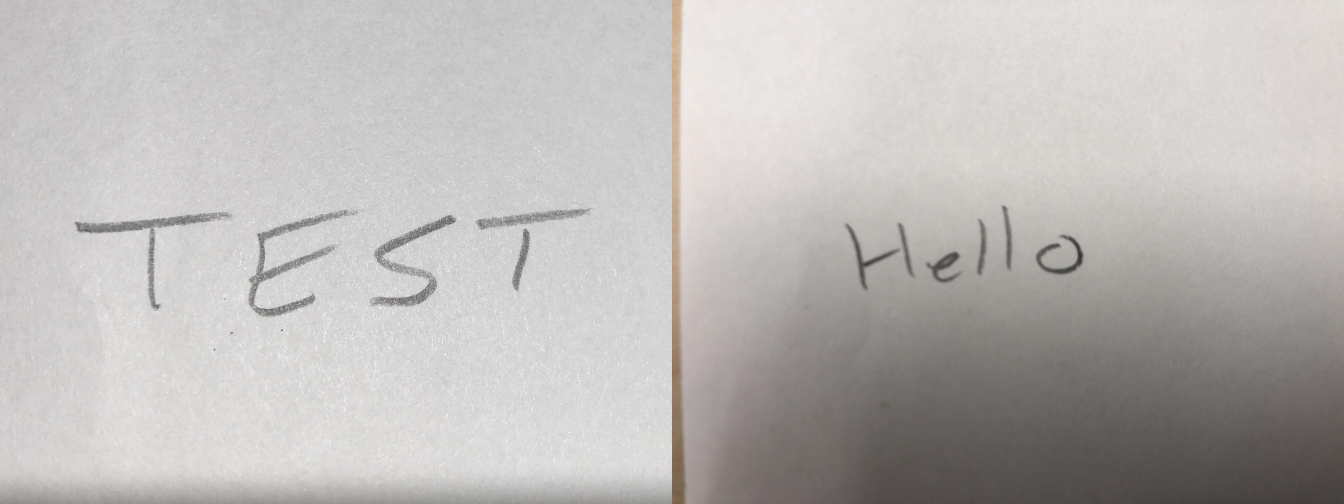
#> input picture test.jpg, 8064 x 3024 px, given as the content of the folder words/, which was not available (shown at 1/6 size)
$ python create_data.py
#> lines starting #> are read from the running program, lines starting #| are printed output that depends on the picture; pictures that were not available may be replaced by others from this repository, and a replacement may not be noted
import os
import sys
import glob
import numpy as np
from PIL import Image


word_dir = "words/"
true_dir = "data/true/"
false_dir = "data/false/"

title = int(input("what is the title?"))
#> the answer given: 3

def combine(directory, title):
    for other_dir in os.listdir(word_dir):
        if other_dir == '.DS_Store':
            continue
        elif directory != (word_dir + other_dir):
            continue
        for i, j in zip(reversed(os.listdir(directory)), range(len(os.listdir(word_dir + other_dir)))):
            j = (j + 10) % len(os.listdir(word_dir + other_dir))
            j = os.listdir(word_dir + other_dir)[j]
            print(i, j, "zip")
            if i == '.DS_Store' or j == '.DS_Store':
                continue
            elif directory == (word_dir + other_dir):
                title = together(directory + '/' + i, word_dir + other_dir + '/' + j, True, title)
            else:
                title =  together(directory + '/' +  i, word_dir + other_dir + '/' + j, False, title)

    print("Done with folder {} \nMoving to overflow to help prevent repeats".format(directory))
    os.system("mv {} ../overflow/".format(directory))

    return title

def together(img1, img2, label, title):

#> called with img1 = 'words/test.jpg/test.jpg', img2 = 'words/test.jpg/test.jpg', label = True, title = 3
    img1 = Image.open(img1)
#> img1 is the input picture: PIL image 8064x3024 RGB; mean R, G, B 188.7, 185.9, 183.9
    img2 = Image.open(img2)
    widths, heights = [img1.size[0], img2.size[0]], [img1.size[1], img2.size[1]]
#> widths = [8064, 8064]; heights = [3024, 3024]

    for i in widths:
        if i < 20:
            return title

    img1 = img1.resize((128, 32))
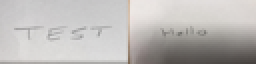
#> img1: PIL image 128x32 RGB (shown 2 times larger); mean R, G, B 188.8, 186, 183.9
    img2 = img2.resize((128, 32))
    widths, heights = [img1.size[0], img2.size[0]], [img1.size[1], img2.size[1]]
#> widths = [128, 128]; heights = [32, 32]

    total_width = sum(widths)
#> total_width = 256
    max_height = max(heights)
#> max_height = 32

    new_img = Image.new('RGB', (total_width, max_height))
#> new_img: PIL image 256x32 RGB; every value is 0

    x_offset = 0

    new_img.paste(img1, (x_offset, 0))
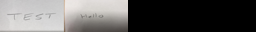
#> new_img: PIL image 256x32 RGB; mean R, G, B 94.4, 93, 91.9
    x_offset += img1.size[0]
#> x_offset = 128

    new_img.paste(img2, (x_offset, 0))
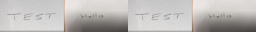
#> new_img: PIL image 256x32 RGB; mean R, G, B 188.8, 186, 183.9


    if label:
        new_img.save(true_dir + str(title) + '.png')
    else:
        new_img.save(false_dir + str(title) + '.png')

    print(title, label)
    title += 1
    return title

for i in os.listdir(word_dir):
    print(i)

    if i == '.DS_Store':
        continue
    else:

        ###
        # For removing blank folders
        #if len(os.listdir(word_dir + i + '/')) == 0:
        #    os.system("rm -rf {}".format(word_dir + i))
        ###

        ###
        # For simplifying the folders
        #os.system("mv {} {}".format(word_dir + i + '/' + ii, word_dir))
        ###

        print("Combining", word_dir +  i)
        title = combine((word_dir + i), title)

$ run again, on testcombined.jpg
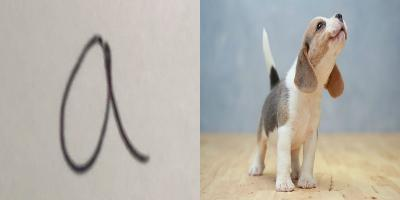
#> input picture testcombined.jpg, 400 x 200 px, given as the content of the folder words/, which was not available
#> in together, img1 is the input picture: PIL image 400x200 RGB; mean R, G, B 179.9, 176.5, 169.6
#> in together, `img1 = img1.resize((128, 32))`:
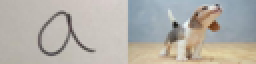
#> img1: PIL image 128x32 RGB (shown 2 times larger); mean R, G, B 179.9, 176.4, 169.6
#> in together, `new_img.paste(img2, (x_offset, 0))`:
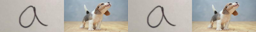
#> new_img: PIL image 256x32 RGB; mean R, G, B 179.9, 176.4, 169.6
